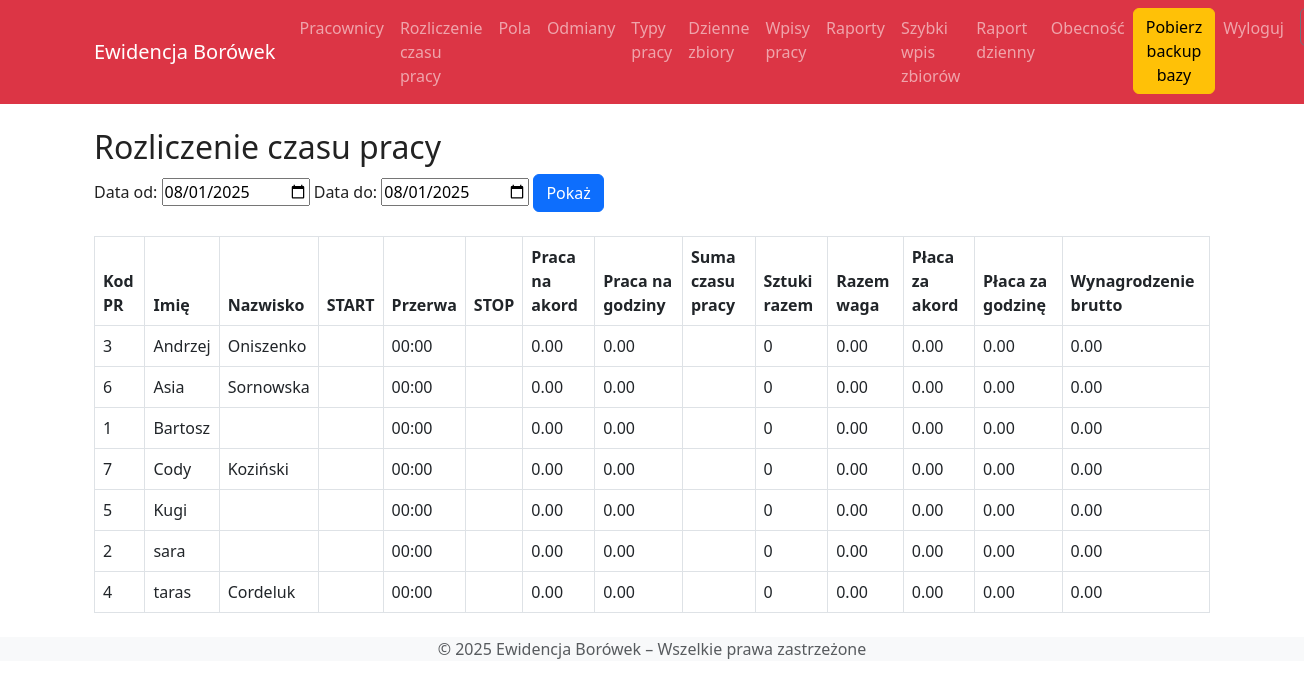
The page /rozliczenie_czasu_pracy (signed in) on the database its author committed.
### models.py (models this page shows)
class Employee(db.Model):
    id = db.Column(db.Integer, primary_key=True)
    external_id = db.Column(db.String(30), unique=True)
    name = db.Column(db.String(100), nullable=False)
    external_id = db.Column(db.String(50))
    hourly_rate = db.Column(db.Float, nullable=False, default=0.0)
    piece_rate = db.Column(db.Float, nullable=False, default=0.0)
    is_active = db.Column(db.Boolean, default=True)
    entries = db.relationship('Entry', backref='employee', lazy=True, cascade="all, delete-orphan")
    harvests = db.relationship('DailyHarvest', backref='employee', lazy=True, cascade="all, delete-orphan")

### app.py (the view)
@app.route('/rozliczenie_czasu_pracy', methods=['GET'])
@login_required
def rozliczenie_czasu_pracy():
    start_date = request.args.get('start_date', date.today().isoformat())
    end_date = request.args.get('end_date', date.today().isoformat())
    employees = Employee.query.filter_by(is_active=True).order_by(Employee.name).all()
    presences = Presence.query.filter(Presence.date >= start_date, Presence.date <= end_date).all()
    entries = Entry.query.filter(Entry.date >= start_date, Entry.date <= end_date).all()
    harvests = DailyHarvest.query.filter(DailyHarvest.date >= start_date, DailyHarvest.date <= end_date).all()
    fields = (
        Field.query
        .join(DailyHarvest, Field.id == DailyHarvest.field_id)
        .filter(DailyHarvest.date >= start_date, DailyHarvest.date <= end_date)
        .distinct()
        .all()
    )
    data = []
    for emp in employees:
        presence = next((p for p in presences if p.employee_id == emp.id), None)
        time_in = presence.time_in if presence else None
        time_out = presence.time_out if presence else None
        break_minutes = presence.break_minutes if presence and presence.break_minutes else 0
        hours = sum(e.hours or 0 for e in entries if e.employee_id == emp.id and (e.hours or 0) > 0)
        total_kg = sum(h.quantity_kg for h in harvests if h.employee_id == emp.id)
        field_weights = {f.name: sum(h.quantity_kg for h in harvests if h.employee_id == emp.id and h.field_id == f.id) for f in fields}
        total_sztuki = sum(e.quantity or 0 for e in entries if e.employee_id == emp.id and e.work_type and e.work_type.unit == "sztuki")
        piece_pay = sum((h.quantity_kg or 0) * (emp.piece_rate or 0) for h in harvests if h.employee_id == emp.id)
        hourly_pay = hours * (emp.hourly_rate or 0)
        suma_czasu = ""
        if time_in and time_out:
            delta = datetime.combine(date.today(), time_out) - datetime.combine(date.today(), time_in)
            total_minutes = delta.total_seconds() // 60 - (break_minutes or 0)
            godziny = int(total_minutes // 60)
            minuty = int(total_minutes % 60)
            suma_czasu = f"{godziny:02d}:{minuty:02d}"
        data.append({
            'kod_pr': emp.external_id or emp.id,
            'imie': emp.name.split()[0] if emp.name else '',
            'nazwisko': ' '.join(emp.name.split()[1:]) if emp.name else '',
            'start': time_in.strftime('%H:%M') if time_in else '',
            'przerwa': f"{break_minutes:02d}:00" if break_minutes else '00:00',
            'stop': time_out.strftime('%H:%M') if time_out else '',
            'praca_akord': f"{total_kg:.2f}",
            'praca_godziny': f"{hours:.2f}",
            'suma_czasu': suma_czasu,
            'field_weights': field_weights,
            'sztuki_razem': total_sztuki,
            'razem_waga': f"{total_kg:.2f}",
            'placa_akord': f"{piece_pay:.2f}",
            'placa_godziny': f"{hourly_pay:.2f}",
            'wynagrodzenie_brutto': f"{(piece_pay + hourly_pay):.2f}"
        })
    return render_template('rozliczenie_czasu_pracy.html', data=data, fields=fields, start_date=start_date, end_date=end_date)

### app.py (called while the page is built)
@app.context_processor
def inject_now():
    return {'current_year': datetime.now().year}

@app.context_processor
def inject_now():
    return {'current_year': datetime.now().year}

@login_manager.user_loader
def load_user(user_id):
    return User.query.get(int(user_id))

### templates/rozliczenie_czasu_pracy.html (shortened to what this page needs)
{% extends "base.html" %}
{% block content %}
<h2>Rozliczenie czasu pracy</h2>
<form method="get" class="mb-4">
  <label>Data od: <input type="date" name="start_date" value="{{ start_date }}"></label>
  <label>Data do: <input type="date" name="end_date" value="{{ end_date }}"></label>
  <button type="submit" class="btn btn-primary">Pokaż</button>
</form>
<table class="table table-bordered">
  <thead>
    <tr>
      <th>Kod PR</th><th>Imię</th><th>Nazwisko</th><th>START</th><th>Przerwa</th><th>STOP</th>
      <th>Praca na akord</th><th>Praca na godziny</th><th>Suma czasu pracy</th>
      <th>Sztuki razem</th><th>Razem waga</th><th>Płaca za akord</th>
      <th>Płaca za godzinę</th><th>Wynagrodzenie brutto</th>
    </tr>
  </thead>
  <tbody>
    {% for row in data %}
    <tr>
      <td>{{ row.kod_pr }}</td>
      <td>{{ row.imie }}</td>
      <td>{{ row.nazwisko }}</td>
      <td>{{ row.start }}</td>
      <td>{{ row.przerwa }}</td>
      <td>{{ row.stop }}</td>
      <td>{{ row.praca_akord }}</td>
      <td>{{ row.praca_godziny }}</td>
      <td>{{ row.suma_czasu }}</td>
      <td>{{ row.sztuki_razem }}</td>
      <td>{{ row.razem_waga }}</td>
      <td>{{ row.placa_akord }}</td>
      <td>{{ row.placa_godziny }}</td>
      <td>{{ row.wynagrodzenie_brutto }}</td>
    </tr>
    {% endfor %}
  </tbody>
</table>
{% endblock %}

### templates/base.html (shortened to what this page needs)
<!DOCTYPE html>
{% set is_public = request.endpoint in ['harvest_overview', 'harvest_employee'] %}
<html lang="pl">
<head>
    <link href="https://cdn.jsdelivr.net/npm/bootstrap@5.3.0/dist/css/bootstrap.min.css" rel="stylesheet">
    <link rel="stylesheet" href="https://cdnjs.cloudflare.com/ajax/libs/font-awesome/6.4.0/css/all.min.css">
    <link rel="stylesheet" href="{{ url_for('static', filename='style.css') }}">
</head>
<body>
    {% if not is_public %}
    <nav class="navbar navbar-expand-lg navbar-dark bg-danger mb-4">
        <div class="container">
            <a class="navbar-brand" href="{{ url_for('dashboard') }}">Ewidencja Borówek</a>
            <div class="collapse navbar-collapse">
                <ul class="navbar-nav ms-auto">
                    {% if current_user.is_authenticated %}
                        <li class="nav-item"><a class="nav-link" href="{{ url_for('employees') }}">Pracownicy</a></li>
                        <li class="nav-item"><a class="nav-link" href="{{ url_for('rozliczenie_czasu_pracy') }}">Rozliczenie czasu pracy</a></li>
                        <li class="nav-item"><a class="nav-link" href="{{ url_for('fields') }}">Pola</a></li>
                        <li class="nav-item"><a class="nav-link" href="{{ url_for('varieties') }}">Odmiany</a></li>
                        <li class="nav-item"><a class="nav-link" href="{{ url_for('work_types') }}">Typy pracy</a></li>
                        <li class="nav-item"><a class="nav-link" href="{{ url_for('harvests') }}">Dzienne zbiory</a></li>
                        <li class="nav-item"><a class="nav-link" href="{{ url_for('entries') }}">Wpisy pracy</a></li>
                        <li class="nav-item"><a class="nav-link" href="{{ url_for('employee_reports') }}">Raporty</a></li>
                        <li class="nav-item"><a class="nav-link" href="{{ url_for('fast_entry') }}">Szybki wpis zbiorów</a></li>
                        <li class="nav-item"><a class="nav-link" href="{{ url_for('daily_report') }}">Raport dzienny</a></li>
                        <li class="nav-item"><a class="nav-link" href="{{ url_for('presence_list') }}">Obecność</a></li>
                        <li class="nav-item">
                            <form action="{{ url_for('download_backup') }}" method="post" style="display:inline;">
                                <button type="submit" class="btn btn-warning">Pobierz backup bazy</button>
                            </form>
                        </li>
                        <li class="nav-item"><a class="nav-link" href="{{ url_for('logout') }}">Wyloguj</a></li>
                        <li class="nav-item">
                            <button id="theme-toggle" class="btn btn-outline-secondary ms-2" onclick="toggleTheme()">🌞</button>
                        </li>
                    {% endif %}
                </ul>
            </div>
        </div>
    </nav>
    {% endif %}
    <div class="container">
        {% block content %}{% endblock %}
    </div>
    <footer class="text-center mt-4 mb-2 text-muted">
        &copy; {{ current_year }} Ewidencja Borówek – Wszelkie prawa zastrzeżone
    </footer>
</body>
</html>

### static/style.css (style rules this page uses)
body { font-family: 'Segoe UI', Tahoma, Geneva, Verdana, sans-serif; background-color: #f8f9fa; color: #343a40; transition: background 0.3s, color 0.3s; }
:root { --bg: #ffffff; --text: #222222; --navbar: #dc3545; --footer: #f8f9fa; }
body { background: var(--bg); color: var(--text); }

### templates/base.html (style rules this page uses)
:root { --bg: #ffffff; --text: #222222; --navbar: #dc3545; --footer: #f8f9fa; }
body { background: var(--bg); color: var(--text); transition: background 0.3s, color 0.3s; }
.navbar { background-color: var(--navbar) !important; }
footer { background: var(--footer); }

### rows shown on the page
Employee: kod_pr "1", imie "Bartosz", przerwa "00:00", praca_akord "0.00", praca_godziny "0.00", sztuki_razem "0", razem_waga "0.00", placa_akord "0.00", placa_godziny "0.00", wynagrodzenie_brutto "0.00"
Employee: kod_pr "5", imie "Kugi", przerwa "00:00", praca_akord "0.00", praca_godziny "0.00", sztuki_razem "0", razem_waga "0.00", placa_akord "0.00", placa_godziny "0.00", wynagrodzenie_brutto "0.00"
Employee: kod_pr "2", imie "sara", przerwa "00:00", praca_akord "0.00", praca_godziny "0.00", sztuki_razem "0", razem_waga "0.00", placa_akord "0.00", placa_godziny "0.00", wynagrodzenie_brutto "0.00"

### other values the page prints
{{ row.kod_pr }} "3" "6" "7" "4"
{{ row.imie }} "Andrzej" "Asia" "Cody" "taras"
{{ row.nazwisko }} "Oniszenko" "Sornowska" "Koziński" "Cordeluk"
{{ row.przerwa }} "00:00" "00:00" "00:00" "00:00"
{{ row.praca_akord }} "0.00" "0.00" "0.00" "0.00"
{{ row.praca_godziny }} "0.00" "0.00" "0.00" "0.00"
{{ row.sztuki_razem }} "0" "0" "0" "0"
{{ row.razem_waga }} "0.00" "0.00" "0.00" "0.00"
{{ row.placa_akord }} "0.00" "0.00" "0.00" "0.00"
{{ row.placa_godziny }} "0.00" "0.00" "0.00" "0.00"
{{ row.wynagrodzenie_brutto }} "0.00" "0.00" "0.00" "0.00"
